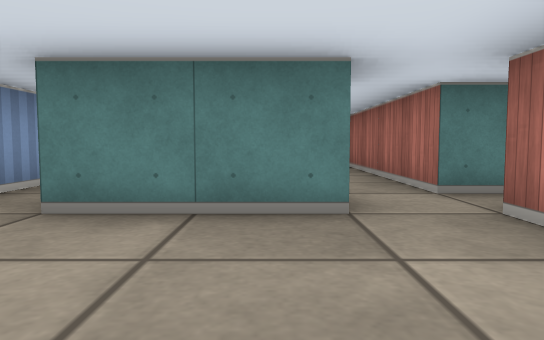
view 1 (above)

14 first-person views from a walk through a cub3D maze. The camera is about half as high as the walls, tilts 4° down and sees 70° across. The floor is counted in squares. Each view is taken from the middle of a square. On the plan, view 1 faces up. The plan holds only what a view shows up to about 9 squares ahead; the rest is blank.

view 2
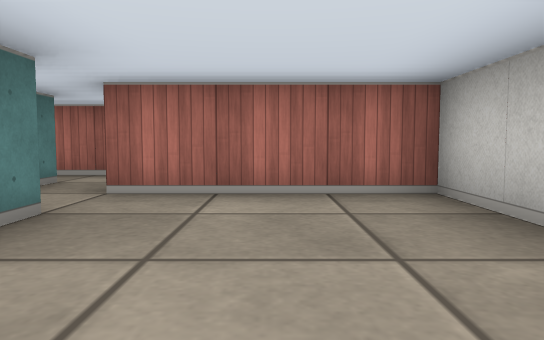

view 3
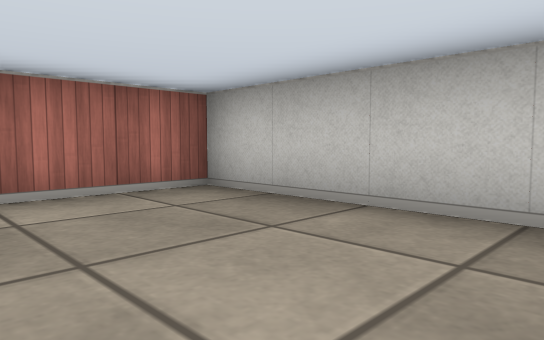

view 4
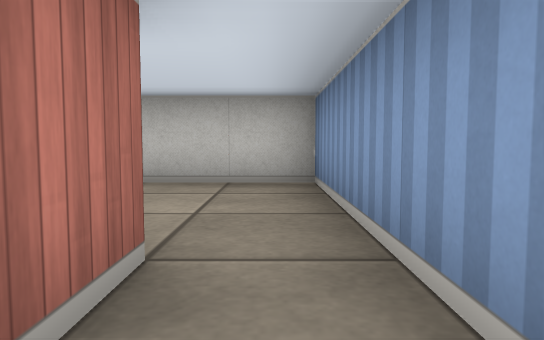

view 5
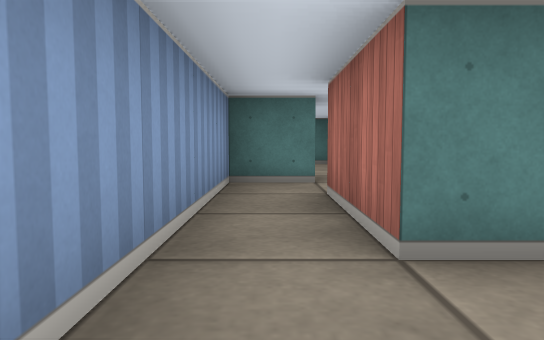

view 6
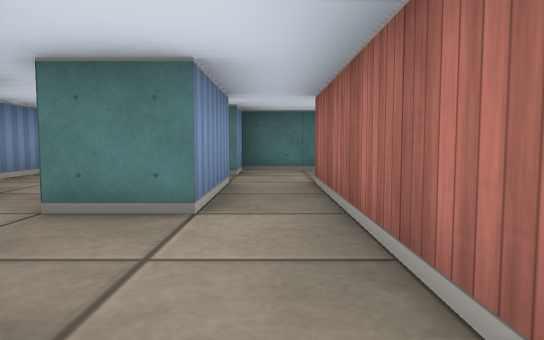

view 7
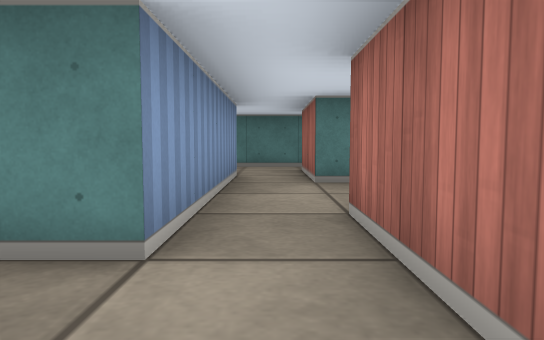

view 8
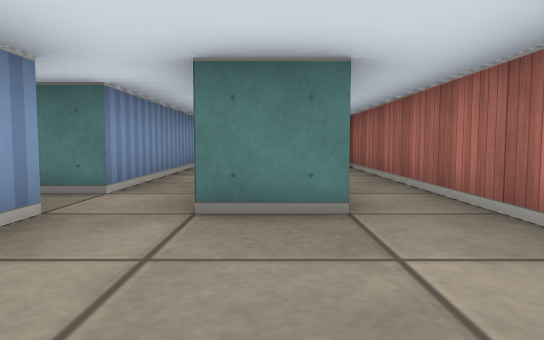

view 9
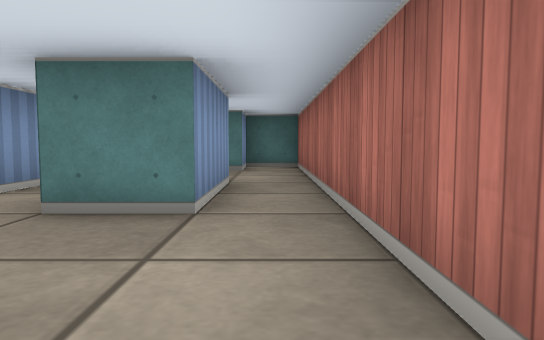

view 10
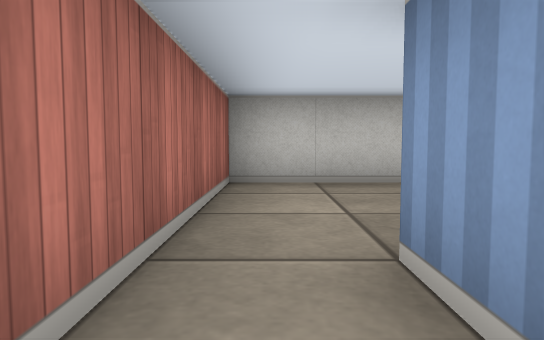

view 11
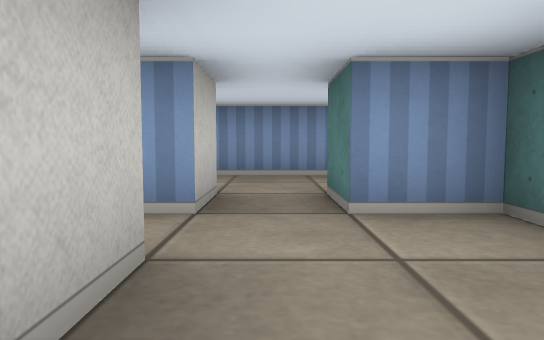

view 12
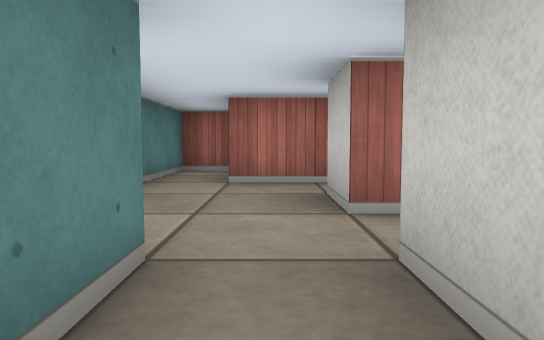

view 13
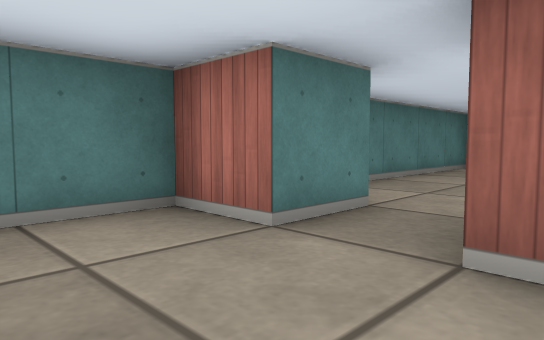

view 14
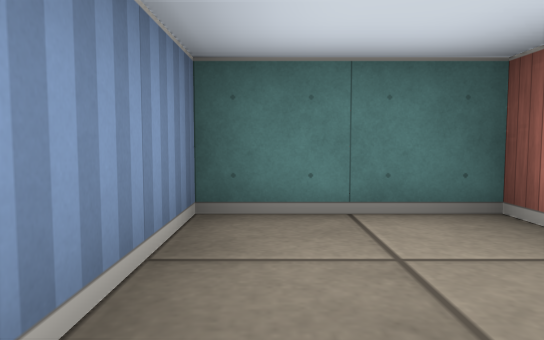

### Floor plan
Ten units are one square. View 1 is at (0, 0); x grows to the right and y downward. Boxes are objects, and circles mark ways between rooms. Rooms are numbered by the first view taken in them; rooms with no view inside come last. Other rooms are left out.
<svg viewBox="-30 -100 90 110">
<path fill="none" stroke="#000" d="M6 -25 -15 -25M-25 -25 -25 5 15 5 15 -25M25 -35 15 -35 15 -75M5 -75 5 -55M-14 -55 -25 -55 -25 -25M-5 -75 5 -75M5 -55 -5 -55M5 -85 -5 -85 -5 -95 -25 -95 -25 -71M-15 -25 -15 -45M25 -25 25 -20M45 -45 45 -25 35 -25 35 -35M34 5 55 5 55 -45M55 -86 55 -95 25 -95M35 -75 35 -85M25 -75 25 -35M45 -65 35 -65 35 -75M35 -35 35 -45M15 -75 25 -75M25 -95 5 -95 5 -85M55 -45 55 -75 45 -75 45 -65"/>
<circle cx="-20" cy="-35" r="3" fill="#2a7"/>
<circle cx="0" cy="-50" r="3" fill="#2a7"/>
<circle cx="20" cy="-30" r="3" fill="#2a7"/>
<circle cx="10" cy="-65" r="3" fill="#2a7"/>
<circle cx="0" cy="-80" r="3" fill="#2a7"/>
<circle cx="30" cy="-40" r="3" fill="#2a7"/>
<circle cx="50" cy="-35" r="3" fill="#2a7"/>
<circle cx="30" cy="-70" r="3" fill="#2a7"/>
<circle cx="20" cy="-85" r="3" fill="#2a7"/>
<circle cx="40" cy="-55" r="3" fill="#2a7"/>
<text x="0" y="-20">1</text>
<text x="-10" y="-60">2</text>
<text x="40" y="-20">3</text>
<text x="40" y="-90">4</text>
<text x="30" y="-60">5</text>
<text x="10" y="-90">6</text>
<text x="50" y="-60">7</text>
</svg>
Room 1 opens to room 2. Room 1 opens to room 3. Room 1 opens to room 6. Room 2 opens to room 6. Room 3 opens to room 5. Room 3 opens to room 7. Room 4 opens to room 5. Room 4 opens to room 6. Room 5 opens to room 7.

Where each view was taken, in squares from view 1:
view 1: 0 up, 0 right, facing up
view 2: 1 up, 2 left, facing right
view 3: 2 up, 2 left, facing down-right
view 4: 4 up, 2 left, facing down
view 5: 1 up, 2 left, facing up
view 6: 3 up, 1 right, facing up
view 7: 2 up, 3 right, facing up
view 8: 0 up, 4 right, facing up
view 9: 0 up, 5 right, facing up
view 10: 4 up, 5 right, facing down
view 11: 8 up, 3 right, facing left
view 12: 8 up, 1 left, facing right
view 13: 7 up, 2 left, facing up-right
view 14: 7 up, 2 left, facing up
